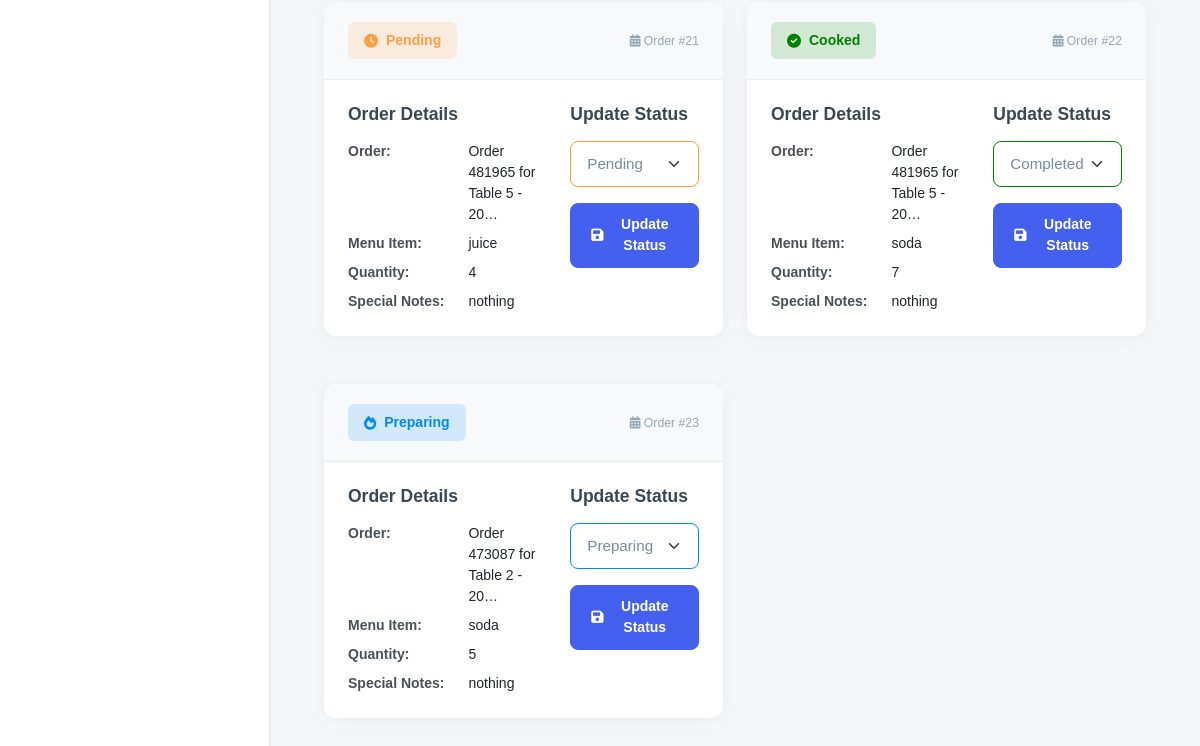
Before: /kitchen/ (lower part) with the older database file.
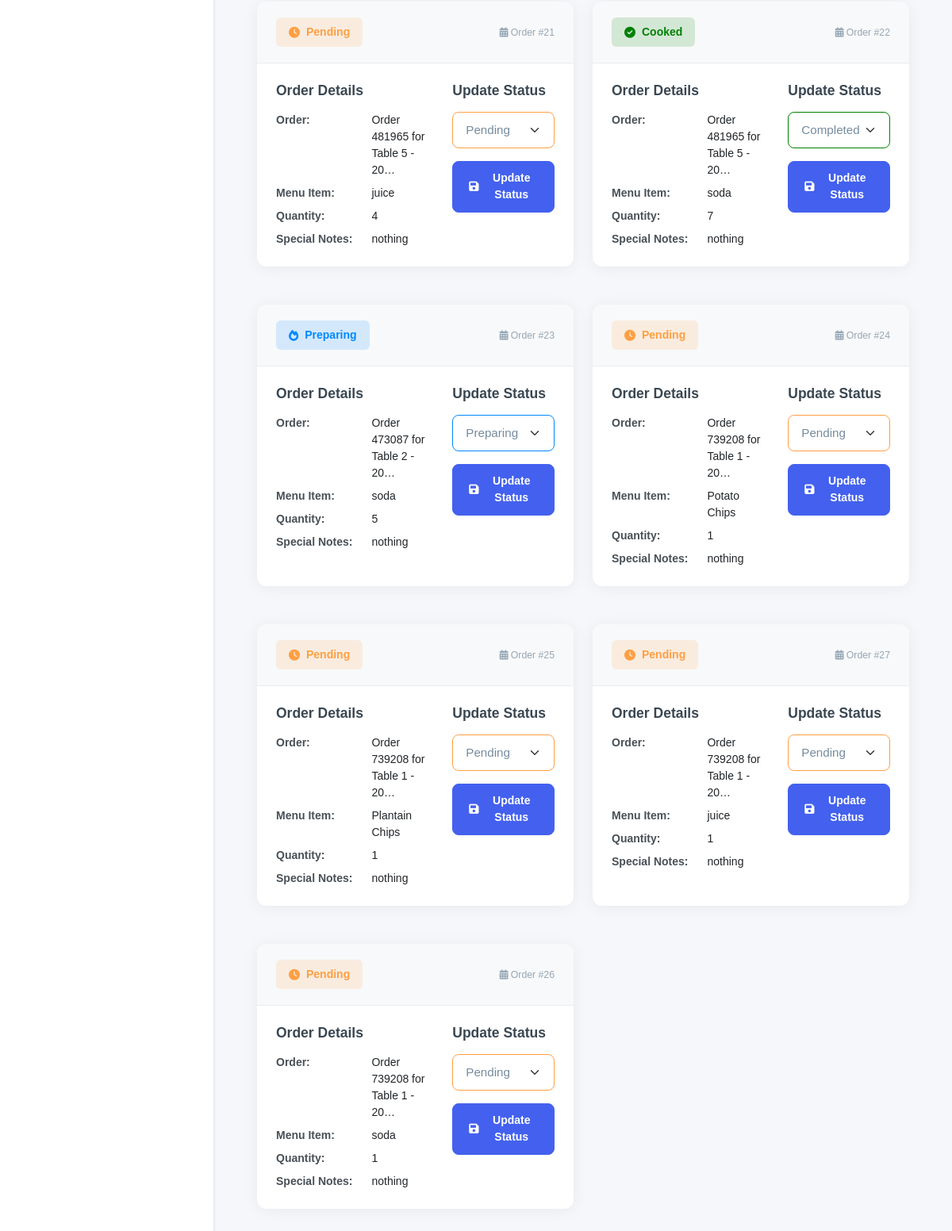
After: the same page with the newer database file.
### inventory/models.py (models this page shows, shortened)
class OrderItem(models.Model):
    ORDER_TYPE_CHOICES = [
        ('Dine-In', 'Dine-In'),
        ('Take-Away', 'Take-Away'),
    ]
    SPECIAL_NOTES_CHOICES = [
        ('nothing', 'Nothing'),
        ('strongly spiced', 'Strongly Spiced'),
        ('midly spiced', 'Mildly Spiced'),
        ('chips', 'Chips'),
        ('rice', 'Rice'),
        ('posho', 'Posho'),
        ('rice_posho', 'Rice + Posho'),
        ('chips_rice', 'Chips + Rice'),
        ('chips_posho', 'Chips + Posho'),
    ]
    order = models.ForeignKey('OrderTransaction', on_delete=models.CASCADE, related_name='order_items')
    menu_item = models.ForeignKey('MenuItem', on_delete=models.CASCADE, null=True, blank=True)
    order_date = models.DateTimeField(auto_now_add=True)
    customer_name = models.CharField(max_length=255, blank=True, null=True, default="Customer")
    dining_area = models.ForeignKey('DiningArea', on_delete=models.SET_NULL, null=True, blank=True)
    table = models.ForeignKey('Table', on_delete=models.SET_NULL, null=True, blank=True)
    total_price = models.DecimalField(max_digits=10, decimal_places=2, default=Decimal('0.00'))
    quantity = models.IntegerField(blank=True, null=True)
    status = models.CharField(
        max_length=50,
        choices=[('Pending', 'Pending'), ('Preparing', 'Preparing'), ('Cooked', 'Completed'), ('Served', 'Served'), ('Cancelled', 'Cancelled')],
        default='Pending'
    )
    special_notes = models.CharField(
        max_length=50,
        choices=SPECIAL_NOTES_CHOICES,
        default="nothing",
        blank=True,
        null=True
    )
    order_type = models.CharField(
        max_length=10,
        choices=ORDER_TYPE_CHOICES,
        default='Dine-In'
    )
    updated = models.DateTimeField(auto_now=True, blank=True, null=True)
    class Meta:
        verbose_name = 'Order Item'
        verbose_name_plural = 'Order Items'
        ordering = ['-order_date']

class OrderTransaction(models.Model):
    pay_mode = (
        ("NO PAYMENT", "NO PAYMENT"),
        ("CASH", "CASH"),
        ("MOMO PAY", "MOMO PAY"),
        ("AIRTEL PAY", "AIRTEL PAY"),
        ("INVOICE", "INVOICE"),
    )
    random_id = models.CharField(max_length=6, unique=True, editable=False, default=generate_random_id)
    customer_name = models.CharField(max_length=255, blank=True, null=True, default="Customer")
    dining_area = models.ForeignKey(DiningArea, on_delete=models.SET_NULL, null=True, blank=True)
    table = models.ForeignKey(Table, on_delete=models.SET_NULL, null=True, blank=True )
    special_notes = models.TextField(default="Null")
    created = models.DateField(auto_now_add=True, blank=True, null=True)
    payment_mode = models.CharField(default="NO PAYMENT", max_length=50, choices=pay_mode)
    transaction_id = models.CharField(blank=True, null=True, max_length=100, help_text="Transaction ID / Invoice Number")
    created_by = models.ForeignKey(User, on_delete=models.SET_NULL, null=True, blank=True)
    updated = models.DateField(auto_now=True, blank=True, null=True)
    class Meta:
        ordering = ['-created']
    def __str__(self):
        if self.table and self.dining_area:
            return f"Order {self.random_id} for Table {self.table.table_number} in {self.dining_area.name} - {self.created}"
        elif self.table:
            return f"Order {self.random_id} for Table {self.table.table_number} - {self.created}"
        else:
            return f"Order {self.random_id} - {self.created}"

class Table(models.Model):
    table_number = models.IntegerField()
    dining_area = models.ForeignKey(DiningArea, on_delete=models.CASCADE, related_name='tables')
    capacity = models.IntegerField()  # Number of seats at the table
    is_available = models.BooleanField(default=True)

class MenuItem(models.Model):
    category = models.ForeignKey(Category, on_delete=models.CASCADE, related_name="menu_items")
    name = models.CharField(max_length=100)
    description = models.TextField()
    price = models.DecimalField(max_digits=10, decimal_places=2, default=Decimal('0.00'))
    is_available = models.BooleanField(default=True)
    image_url = models.ImageField(blank=True, null=True, upload_to="menu_items")
    def __str__(self):
        return self.name
    class Meta:
        ordering = ['name']

### kitchen/views.py (the view)
# urls.py: path("", views.kitchen, name='kitchen'),
def kitchen(request):
    orders = OrderItem.objects.all()
    return render(request, "kitchen.html", {"orders": orders})

### kitchen/templates/kitchen.html (shortened to what the changed rows need)
{% extends 'base.html' %}
{% block content %}
<div class="main-container">
    {% if orders %}
    <div class="order-grid">
        {% for order in orders reversed %}
        <div class="card order-card" data-status="{{ order.status }}">
            <div class="card-header">
                <div class="d-flex justify-content-between align-items-center card-header-content">
                    <div>
                        <span class="status-badge
                            {% if order.status == 'Pending' %}status-pending
                            {% elif order.status == 'Preparing' %}status-preparing
                            {% elif order.status == 'Served' %}status-served
                            {% elif order.status == 'Cooked' %}status-completed
                            {% elif order.status == 'Cancelled' %}status-cancelled
                            {% endif %}">
                            <i class="fas
                                {% if order.status == 'Pending' %}fa-clock
                                {% elif order.status == 'Preparing' %}fa-fire
                                {% elif order.status == 'Served' %}fa-utensils
                                {% elif order.status == 'Cooked' %}fa-check-circle
                                {% elif order.status == 'Cancelled' %}fa-times-circle
                                {% endif %}"></i>
                            {{ order.status }}
                        </span>
                    </div>
                    <div class="small text-muted">
                        <i class="fas fa-calendar-alt"></i> Order #{{ order.id }}
                    </div>
                </div>
            </div>
            <div class="order-card-body">
                <div class="row">
                    <div class="col-md-7 mb-3 mb-md-0">
                        <h5 class="mb-3 fw-bold">Order Details</h5>
                        <div class="order-info-grid">
                            <div class="info-label">Order:</div>
                            <div class="info-value">{{ order.order|truncatechars:30 }}</div>
                            <div class="info-label">Menu Item:</div>
                            <div class="info-value">{{ order.menu_item }}</div>
                            <div class="info-label">Quantity:</div>
                            <div class="info-value">{{ order.quantity }}</div>
                            <div class="info-label">Special Notes:</div>
                            <div class="info-value">{{ order.special_notes|default:"N/A" }}</div>
                        </div>
                    </div>
                    <div class="col-md-5">
                        <h5 class="mb-3 fw-bold">Update Status</h5>
                        <form action="/kitchen/update_order_status/{{order.id}}/" method="post" class="order-status-form">
                            <div class="mb-3">
                                <select name="status" class="form-select order-status-select
                                    {% if order.status == 'Pending' %}select-status-pending
                                    {% elif order.status == 'Preparing' %}select-status-preparing
                                    {% elif order.status == 'Served' %}select-status-served
                                    {% elif order.status == 'Cooked' %}select-status-completed
                                    {% elif order.status == 'Cancelled' %}select-status-cancelled
                                    {% endif %}"
                                    data-order-id="{{ order.id }}">
                                    <option value="Pending" {% if order.status == "Pending" %}selected{% endif %}>Pending</option>
                                    <option value="Preparing" {% if order.status == "Preparing" %}selected{% endif %}>Preparing</option>
                                    <option value="Cooked" {% if order.status == "Cooked" %}selected{% endif %}>Completed</option>
                                </select>
                            </div>
                            <button type="submit" class="btn btn-primary w-100">
                                <i class="fas fa-save"></i> Update Status
                            </button>
                        </form>
                    </div>
                </div>
            </div>
        </div>
        {% endfor %}
    </div>
    {% endif %}
</div>
<link rel="stylesheet" href="https://cdnjs.cloudflare.com/ajax/libs/font-awesome/6.0.0/css/all.min.css">
{% endblock content %}

Changed rows visible on the page:
added OrderItem: status "Pending", id "24", order "Order 739208 for Table 1 - 20…", menu_item "Potato Chips", quantity "1", special_notes "nothing"
added OrderItem: status "Pending", id "25", order "Order 739208 for Table 1 - 20…", menu_item "Plantain Chips", quantity "1", special_notes "nothing"
added OrderItem: status "Pending", id "27", order "Order 739208 for Table 1 - 20…", menu_item "juice", quantity "1", special_notes "nothing"
added OrderItem: status "Pending", id "26", order "Order 739208 for Table 1 - 20…", menu_item "soda", quantity "1", special_notes "nothing"
